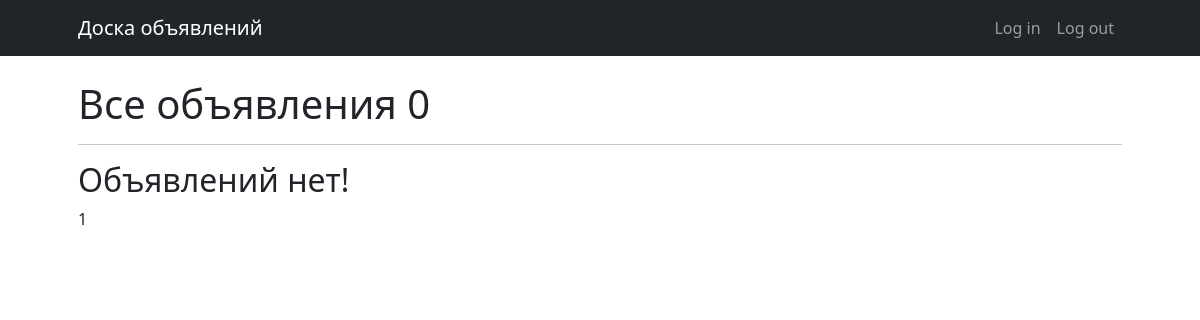
The app's page /, older data.
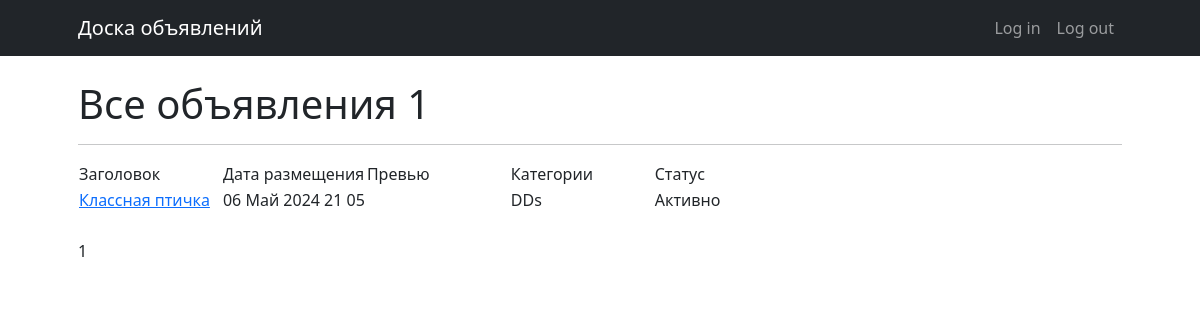
The same page, newer data.
### board/models.py (models this page shows)
class Announcement(models.Model):
    CATEGORIES = [
        ('Танки', 'Танки'),
        ('Хилы', 'Хилы'),
        ('ДД', 'ДД'),
        ('Торговцы', 'Торговцы'),
        ('Гилдмастеры', 'Гилдмастеры'),
        ('Квестгиверы', 'Квестгиверы'),
        ('Кузнецы', 'Кузнецы'),
        ('Кожевники', 'Кожевники'),
        ('Зельевары', 'Зельевары'),
        ('Мастера заклинаний', 'Мастера заклинаний'),
    ]
    author = models.ForeignKey('subaccount_system.User', on_delete=models.CASCADE)
    title = models.CharField(max_length=120)
    text = tinymce_models.HTMLField()
    date_created = models.DateTimeField(auto_now_add=True)
    date_edit = models.DateTimeField(auto_now_add=True)
    category = models.CharField(max_length=30, choices=CATEGORIES)
    active = models.BooleanField(default=True)

### board/views.py (the view, shortened to what this page needs)
# urls.py: path('', cache_page(0)(AnnouncementsList.as_view()), name='board'),
class AnnouncementsList(ListView):
    model = Announcement
    ordering = '-date_created'
    template_name = 'board_app/board.html'
    context_object_name = 'announcements'
    paginate_by = 10

### templates/board_app/board.html (shortened to what this page needs)
{% extends 'default.html' %}
{% block content %}
    <h1>Все объявления {{ announcements|length }}</h1>
    <hr>
    {% if announcements %}
        <table>
            <colgroup>
                <col width="20%">
                <col width="20%">
                <col width="20%">
                <col width="20%">
                <col width="20%">
            </colgroup>
            <tr>
                <td>Заголовок</td>
                <td>Дата размещения</td>
                <td>Превью</td>
                <td>Категории</td>
                <td>Статус</td>
            </tr>
            {% for announcement in announcements %}
                <tr>
                    <td><a href="{% url 'announcement' announcement.id %}">{{ announcement.title }}</a></td>
                    <td>{{ announcement.date_created|date:'d M Y H m' }}</td>
                    <td>{{ announcement.text|truncatewords:20|safe }}</td>
                    <td>{{ announcement.category }}</td>
                    {% if announcement.active %}
                        <td>Активно</td>
                    {% else %}
                        <td>Неактивно</td>
                    {% endif %}
                </tr>
                <tr>
                    <td><br></td>
                </tr>
            {% endfor %}
        </table>
    {% else %}
        <h2>Объявлений нет!</h2>
    {% endif %}
   {{ page_obj.number }}
{% endblock content %}

Row changes from the older to the newer data that the page shows:
added Announcement: title "Классная птичка", date_created "06 Май 2024 21 05", category "DDs", active "Активно"
Text that changed along with them:
{{ announcements|length }}: "0" → "1"
text no longer shown: "Объявлений нет!"
text now shown: "Заголовок Дата размещения Превью Категории Статус"
